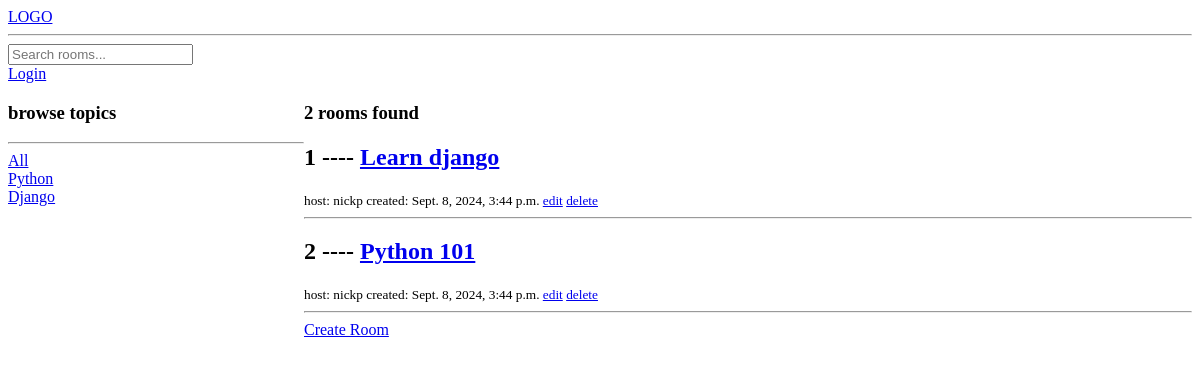
/, run on an earlier commit of the app's database.
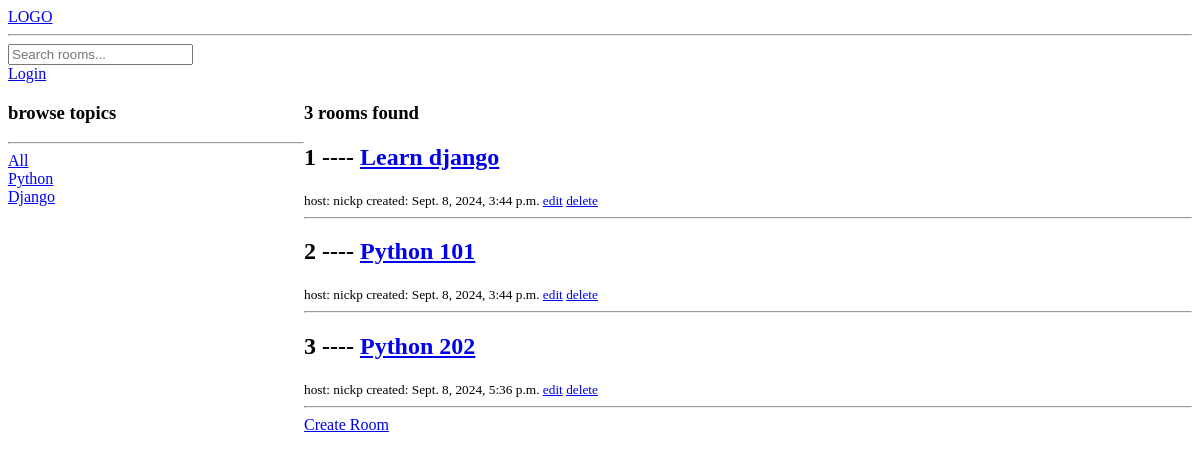
And on a later commit of the database.
### base/models.py (models this page shows, shortened)
class Topic(models.Model):
    name = models.CharField(max_length=100)

class Room(models.Model):
    host = models.ForeignKey(User, on_delete=models.SET_NULL, null=True)
    topic = models.ForeignKey(Topic, on_delete=models.CASCADE, null=True)
    name = models.CharField(max_length=20)
    desc = models.TextField(null=True, blank=True)
    last_update = models.DateTimeField(auto_now=True)
    date_created = models.DateTimeField(auto_now_add=True)

### base/views.py (the view)
# urls.py: path('', views.home),
def home(request) -> HttpResponse:
    q = request.GET.get('q')
    if q:
        rooms = Room.objects.filter(
            Q(topic__name__icontains=q) |
            Q(name__icontains=q) |
            Q(desc__icontains=q)
            )
    else:
        rooms = Room.objects.all()
    room_count = rooms.count()
    topics = Topic.objects.all()
    context = {"rooms":rooms, "topics":topics, "room_count":room_count}
    return render(request, "home.html", context)

### templates/home.html (shortened to what this page needs)
{% extends 'main.html' %}
{% block content %}
<div class="home-container">
    <div>
        <h3>browse topics</h3>
        <hr>
        <div>
            <a href="/">All</a>
            <br>
            {% for topic in topics %}
                <a href="/?q={{topic.name}}">{{topic.name}}</a>
                <br>
            {% endfor %}
        </div>
    </div>
    <div >
        <div>
            <h3>{{room_count}} rooms found</h3>
            {% for room in rooms %}
                <h2>{{room.id}} ---- <a href="/room/{{room.id}}">{{room.name}}</a></h2>
                <small>host: {{room.host}} created: {{room.date_created}} <a href="/update-room/{{room.id}}">edit</a> <a href="/delete-room/{{room.id}}">delete</a></small>
                <hr>
            {% endfor %}
        </div>
        <a href="/create-room">Create Room</a>
    </div>
</div>
{% endblock content %}

### templates/main.html (shortened to what this page needs)
<!DOCTYPE html>
<html lang="en">
<head>
</head>
<body>
    {% include 'navbar.html' %}
    {% block content %}
    {% endblock content %}
</body>
</html>

### templates/navbar.html
<a href="/">LOGO</a>
<hr>
<form method="GET" action="/">
    <input type="text" name="q" placeholder="Search rooms...">
</form>
{% if request.user.is_authenticated %}
<a href="/logout">Logout</a>
{% else %}
<a href="/login">Login</a>
{% endif %}

### templates/home.html (style rules this page uses)
.home-container { display: grid; grid-template-columns: 1fr 3fr; }

What changed in the data, as far as the page shows it:
added Room: id "3", name "Python 202", host "nickp", date_created "Sept. 8, 2024, 5:36 p.m."
Also different on the page:
{{ room_count }}: "2" → "3"
